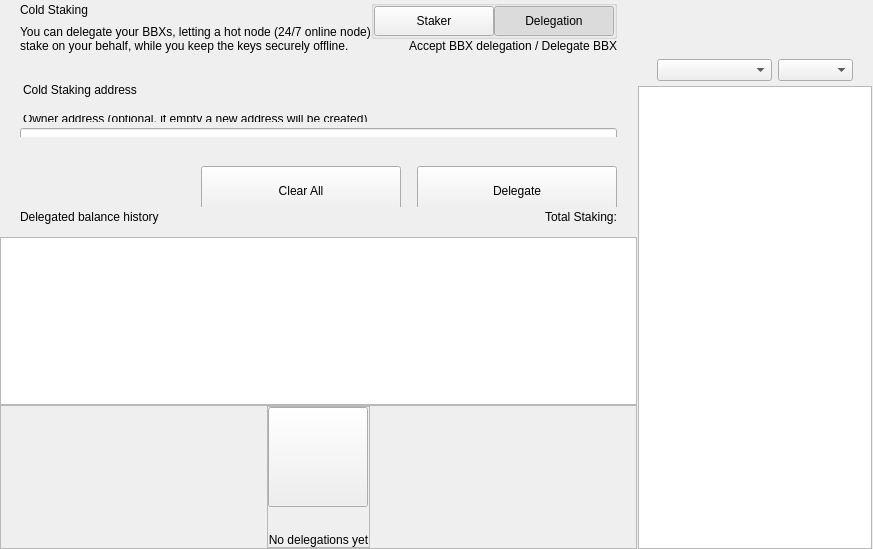
<?xml version="1.0" encoding="UTF-8"?>
<ui version="4.0">
 <class>ColdStakingWidget</class>
 <widget class="QWidget" name="ColdStakingWidget">
  <property name="geometry">
   <rect>
    <x>0</x>
    <y>0</y>
    <width>629</width>
    <height>549</height>
   </rect>
  </property>
  <property name="windowTitle">
   <string>Form</string>
  </property>
  <layout class="QHBoxLayout" name="horizontalLayout_1" stretch="2,1">
   <property name="spacing">
    <number>0</number>
   </property>
   <property name="leftMargin">
    <number>0</number>
   </property>
   <property name="topMargin">
    <number>0</number>
   </property>
   <property name="rightMargin">
    <number>0</number>
   </property>
   <property name="bottomMargin">
    <number>0</number>
   </property>
   <item>
    <widget class="QWidget" name="left" native="true">
     <layout class="QVBoxLayout" name="verticalLayout_3">
      <property name="leftMargin">
       <number>0</number>
      </property>
      <property name="topMargin">
       <number>0</number>
      </property>
      <property name="rightMargin">
       <number>0</number>
      </property>
      <property name="bottomMargin">
       <number>0</number>
      </property>
      <item>
       <layout class="QVBoxLayout" name="verticalLayout_2">
        <property name="spacing">
         <number>0</number>
        </property>
        <item>
         <layout class="QVBoxLayout" name="verticalLayoutTop">
          <property name="spacing">
           <number>0</number>
          </property>
          <property name="leftMargin">
           <number>0</number>
          </property>
          <property name="rightMargin">
           <number>0</number>
          </property>
          <item>
           <widget class="QWidget" name="containerTitle" native="true">
            <property name="sizePolicy">
             <sizepolicy hsizetype="Preferred" vsizetype="Minimum">
              <horstretch>0</horstretch>
              <verstretch>0</verstretch>
             </sizepolicy>
            </property>
            <property name="maximumSize">
             <size>
              <width>16777215</width>
              <height>100</height>
             </size>
            </property>
            <layout class="QHBoxLayout" name="containerTitleLayout">
             <property name="spacing">
              <number>0</number>
             </property>
             <property name="leftMargin">
              <number>20</number>
             </property>
             <property name="topMargin">
              <number>0</number>
             </property>
             <property name="rightMargin">
              <number>20</number>
             </property>
             <property name="bottomMargin">
              <number>0</number>
             </property>
             <item>
              <layout class="QVBoxLayout" name="verticalLayout11">
               <property name="spacing">
                <number>5</number>
               </property>
               <item>
                <widget class="QLabel" name="labelTitle">
                 <property name="text">
                  <string>Cold Staking</string>
                 </property>
                </widget>
               </item>
               <item>
                <widget class="QLabel" name="labelSubtitle1">
                 <property name="maximumSize">
                  <size>
                   <width>16777215</width>
                   <height>16777215</height>
                  </size>
                 </property>
                 <property name="text">
                  <string>You can delegate your BBXs, letting a hot node (24/7 online node)
stake on your behalf, while you keep the keys securely offline.</string>
                 </property>
                </widget>
               </item>
              </layout>
             </item>
             <item>
              <spacer name="horizontalSpacer">
               <property name="orientation">
                <enum>Qt::Horizontal</enum>
               </property>
               <property name="sizeHint" stdset="0">
                <size>
                 <width>40</width>
                 <height>20</height>
                </size>
               </property>
              </spacer>
             </item>
             <item>
              <widget class="QWidget" name="containerViewPrivacyChecks" native="true">
               <layout class="QVBoxLayout" name="containerPrivacyChecks">
                <property name="spacing">
                 <number>0</number>
                </property>
                <property name="leftMargin">
                 <number>0</number>
                </property>
                <property name="topMargin">
                 <number>0</number>
                </property>
                <property name="rightMargin">
                 <number>0</number>
                </property>
                <property name="bottomMargin">
                 <number>0</number>
                </property>
                <item alignment="Qt::AlignHCenter|Qt::AlignVCenter">
                 <widget class="QGroupBox" name="groupBox">
                  <property name="title">
                   <string/>
                  </property>
                  <layout class="QHBoxLayout" name="horizontalLayout_2_1">
                   <property name="spacing">
                    <number>0</number>
                   </property>
                   <property name="leftMargin">
                    <number>0</number>
                   </property>
                   <property name="topMargin">
                    <number>0</number>
                   </property>
                   <property name="rightMargin">
                    <number>0</number>
                   </property>
                   <property name="bottomMargin">
                    <number>0</number>
                   </property>
                   <item>
                    <widget class="QPushButton" name="pushLeft">
                     <property name="minimumSize">
                      <size>
                       <width>120</width>
                       <height>30</height>
                      </size>
                     </property>
                     <property name="maximumSize">
                      <size>
                       <width>120</width>
                       <height>30</height>
                      </size>
                     </property>
                     <property name="focusPolicy">
                      <enum>Qt::NoFocus</enum>
                     </property>
                     <property name="text">
                      <string>Staker</string>
                     </property>
                     <property name="checkable">
                      <bool>true</bool>
                     </property>
                     <property name="autoExclusive">
                      <bool>true</bool>
                     </property>
                    </widget>
                   </item>
                   <item>
                    <widget class="QPushButton" name="pushRight">
                     <property name="minimumSize">
                      <size>
                       <width>120</width>
                       <height>30</height>
                      </size>
                     </property>
                     <property name="maximumSize">
                      <size>
                       <width>120</width>
                       <height>30</height>
                      </size>
                     </property>
                     <property name="focusPolicy">
                      <enum>Qt::NoFocus</enum>
                     </property>
                     <property name="text">
                      <string>Delegation</string>
                     </property>
                     <property name="checkable">
                      <bool>true</bool>
                     </property>
                     <property name="checked">
                      <bool>true</bool>
                     </property>
                     <property name="autoExclusive">
                      <bool>true</bool>
                     </property>
                    </widget>
                   </item>
                  </layout>
                 </widget>
                </item>
                <item alignment="Qt::AlignTop">
                 <widget class="QLabel" name="labelSubtitle2">
                  <property name="text">
                   <string>Accept BBX delegation / Delegate BBX</string>
                  </property>
                  <property name="alignment">
                   <set>Qt::AlignRight|Qt::AlignTrailing|Qt::AlignVCenter</set>
                  </property>
                 </widget>
                </item>
               </layout>
              </widget>
             </item>
            </layout>
           </widget>
          </item>
          <item>
           <spacer name="verticalSpacer_2">
            <property name="orientation">
             <enum>Qt::Vertical</enum>
            </property>
            <property name="sizeType">
             <enum>QSizePolicy::Fixed</enum>
            </property>
            <property name="sizeHint" stdset="0">
             <size>
              <width>20</width>
              <height>30</height>
             </size>
            </property>
           </spacer>
          </item>
          <item>
           <widget class="QWidget" name="containerSend" native="true">
            <property name="minimumSize">
             <size>
              <width>0</width>
              <height>50</height>
             </size>
            </property>
            <layout class="QVBoxLayout" name="containerSendRow">
             <property name="spacing">
              <number>6</number>
             </property>
             <property name="leftMargin">
              <number>0</number>
             </property>
             <property name="topMargin">
              <number>0</number>
             </property>
             <property name="rightMargin">
              <number>0</number>
             </property>
             <property name="bottomMargin">
              <number>0</number>
             </property>
             <item>
              <widget class="QLabel" name="labelEditTitle">
               <property name="maximumSize">
                <size>
                 <width>16777215</width>
                 <height>30</height>
                </size>
               </property>
               <property name="styleSheet">
                <string notr="true">padding-left:20px; padding-bottom:3px;</string>
               </property>
               <property name="text">
                <string>Cold Staking address</string>
               </property>
              </widget>
             </item>
             <item>
              <spacer name="verticalSpacer_6">
               <property name="orientation">
                <enum>Qt::Vertical</enum>
               </property>
               <property name="sizeType">
                <enum>QSizePolicy::Fixed</enum>
               </property>
               <property name="sizeHint" stdset="0">
                <size>
                 <width>20</width>
                 <height>9</height>
                </size>
               </property>
              </spacer>
             </item>
             <item>
              <widget class="QWidget" name="containerOwner" native="true">
               <layout class="QVBoxLayout" name="vContainerOwner">
                <property name="spacing">
                 <number>4</number>
                </property>
                <property name="leftMargin">
                 <number>20</number>
                </property>
                <property name="topMargin">
                 <number>0</number>
                </property>
                <property name="rightMargin">
                 <number>20</number>
                </property>
                <property name="bottomMargin">
                 <number>0</number>
                </property>
                <item>
                 <widget class="QLabel" name="labelSubtitleDescription">
                  <property name="maximumSize">
                   <size>
                    <width>16777215</width>
                    <height>20</height>
                   </size>
                  </property>
                  <property name="styleSheet">
                   <string notr="true">margin-bottom:2px;
                   margin-left:0.05px;
                   padding:0px;</string>
                  </property>
                  <property name="text">
                   <string>Owner address (optional, if empty a new address will be created)</string>
                  </property>
                 </widget>
                </item>
                <item>
                 <widget class="QLineEdit" name="lineEditOwnerAddress">
                  <property name="minimumSize">
                   <size>
                    <width>0</width>
                    <height>50</height>
                   </size>
                  </property>
                  <property name="maximumSize">
                   <size>
                    <width>16777215</width>
                    <height>50</height>
                   </size>
                  </property>
                  <property name="styleSheet">
                   <string notr="true"/>
                  </property>
                  <property name="placeholderText">
                   <string>Enter owner address</string>
                  </property>
                 </widget>
                </item>
               </layout>
              </widget>
             </item>
            </layout>
           </widget>
          </item>
         </layout>
        </item>
        <item>
         <spacer name="verticalSpacer_3">
          <property name="orientation">
           <enum>Qt::Vertical</enum>
          </property>
          <property name="sizeType">
           <enum>QSizePolicy::Minimum</enum>
          </property>
          <property name="sizeHint" stdset="0">
           <size>
            <width>20</width>
            <height>20</height>
           </size>
          </property>
         </spacer>
        </item>
        <item>
         <widget class="QWidget" name="containerBtn" native="true">
          <property name="minimumSize">
           <size>
            <width>0</width>
            <height>50</height>
           </size>
          </property>
          <layout class="QHBoxLayout" name="horizontalLayout">
           <property name="rightMargin">
            <number>20</number>
           </property>
           <item>
            <spacer name="horizontalSpacer_2">
             <property name="orientation">
              <enum>Qt::Horizontal</enum>
             </property>
             <property name="sizeHint" stdset="0">
              <size>
               <width>200</width>
               <height>20</height>
              </size>
             </property>
            </spacer>
           </item>
           <item>
            <layout class="QHBoxLayout" name="horizontalLayout_7">
             <item>
              <spacer name="horizontalSpacer_3">
               <property name="orientation">
                <enum>Qt::Horizontal</enum>
               </property>
               <property name="sizeType">
                <enum>QSizePolicy::Expanding</enum>
               </property>
               <property name="sizeHint" stdset="0">
                <size>
                 <width>40</width>
                 <height>20</height>
                </size>
               </property>
              </spacer>
             </item>
             <item>
              <widget class="QPushButton" name="pushButtonClear">
               <property name="minimumSize">
                <size>
                 <width>200</width>
                 <height>50</height>
                </size>
               </property>
               <property name="focusPolicy">
                <enum>Qt::NoFocus</enum>
               </property>
               <property name="text">
                <string>Clear All</string>
               </property>
              </widget>
             </item>
             <item>
              <spacer name="horizontalSpacer_4">
               <property name="orientation">
                <enum>Qt::Horizontal</enum>
               </property>
               <property name="sizeType">
                <enum>QSizePolicy::Fixed</enum>
               </property>
               <property name="sizeHint" stdset="0">
                <size>
                 <width>10</width>
                 <height>20</height>
                </size>
               </property>
              </spacer>
             </item>
             <item>
              <widget class="QPushButton" name="pushButtonSend">
               <property name="minimumSize">
                <size>
                 <width>200</width>
                 <height>50</height>
                </size>
               </property>
               <property name="maximumSize">
                <size>
                 <width>200</width>
                 <height>50</height>
                </size>
               </property>
               <property name="focusPolicy">
                <enum>Qt::NoFocus</enum>
               </property>
               <property name="text">
                <string>Delegate</string>
               </property>
              </widget>
             </item>
            </layout>
           </item>
          </layout>
         </widget>
        </item>
        <item>
         <widget class="QWidget" name="containerHistoryLabel" native="true">
          <layout class="QHBoxLayout" name="horizontalLayout_4">
           <property name="spacing">
            <number>0</number>
           </property>
           <property name="leftMargin">
            <number>20</number>
           </property>
           <property name="topMargin">
            <number>0</number>
           </property>
           <property name="rightMargin">
            <number>20</number>
           </property>
           <property name="bottomMargin">
            <number>0</number>
           </property>
           <item>
            <widget class="QWidget" name="verticalWidget" native="true">
             <property name="minimumSize">
              <size>
               <width>100</width>
               <height>0</height>
              </size>
             </property>
             <layout class="QVBoxLayout" name="verticalLayout_58">
              <property name="leftMargin">
               <number>0</number>
              </property>
              <property name="topMargin">
               <number>0</number>
              </property>
              <property name="rightMargin">
               <number>0</number>
              </property>
              <property name="bottomMargin">
               <number>0</number>
              </property>
              <item>
               <widget class="QLabel" name="labelListHistory">
                <property name="text">
                 <string>Delegated balance history</string>
                </property>
               </widget>
              </item>
             </layout>
            </widget>
           </item>
           <item>
            <spacer name="horizontalSpacer_5">
             <property name="orientation">
              <enum>Qt::Horizontal</enum>
             </property>
             <property name="sizeHint" stdset="0">
              <size>
               <width>40</width>
               <height>20</height>
              </size>
             </property>
            </spacer>
           </item>
           <item>
            <widget class="QLabel" name="labelStakingTotal">
             <property name="text">
              <string>Total Staking:</string>
             </property>
            </widget>
           </item>
          </layout>
         </widget>
        </item>
        <item>
         <layout class="QVBoxLayout" name="verticalLayout_64">
          <property name="spacing">
           <number>0</number>
          </property>
          <item>
           <spacer name="verticalSpacer_44">
            <property name="orientation">
             <enum>Qt::Vertical</enum>
            </property>
            <property name="sizeType">
             <enum>QSizePolicy::Fixed</enum>
            </property>
            <property name="sizeHint" stdset="0">
             <size>
              <width>20</width>
              <height>10</height>
             </size>
            </property>
           </spacer>
          </item>
          <item>
           <widget class="QListView" name="listView">
            <property name="enabled">
             <bool>true</bool>
            </property>
            <property name="mouseTracking">
             <bool>true</bool>
            </property>
           </widget>
          </item>
          <item>
           <widget class="QFrame" name="emptyContainer">
            <property name="minimumSize">
             <size>
              <width>0</width>
              <height>100</height>
             </size>
            </property>
            <property name="frameShape">
             <enum>QFrame::StyledPanel</enum>
            </property>
            <property name="frameShadow">
             <enum>QFrame::Raised</enum>
            </property>
            <layout class="QVBoxLayout" name="verticalLayout_71" stretch="1,8">
             <property name="spacing">
              <number>0</number>
             </property>
             <property name="leftMargin">
              <number>0</number>
             </property>
             <property name="topMargin">
              <number>0</number>
             </property>
             <property name="rightMargin">
              <number>0</number>
             </property>
             <property name="bottomMargin">
              <number>0</number>
             </property>
             <item>
              <spacer name="verticalSpacer">
               <property name="orientation">
                <enum>Qt::Vertical</enum>
               </property>
               <property name="sizeHint" stdset="0">
                <size>
                 <width>20</width>
                 <height>20</height>
                </size>
               </property>
              </spacer>
             </item>
             <item alignment="Qt::AlignHCenter|Qt::AlignVCenter">
              <widget class="QFrame" name="emptyScreen">
               <property name="sizePolicy">
                <sizepolicy hsizetype="Expanding" vsizetype="Expanding">
                 <horstretch>0</horstretch>
                 <verstretch>0</verstretch>
                </sizepolicy>
               </property>
               <property name="frameShape">
                <enum>QFrame::StyledPanel</enum>
               </property>
               <property name="frameShadow">
                <enum>QFrame::Raised</enum>
               </property>
               <layout class="QVBoxLayout" name="verticalLayout">
                <property name="spacing">
                 <number>30</number>
                </property>
                <property name="leftMargin">
                 <number>0</number>
                </property>
                <property name="topMargin">
                 <number>0</number>
                </property>
                <property name="rightMargin">
                 <number>0</number>
                </property>
                <property name="bottomMargin">
                 <number>0</number>
                </property>
                <item alignment="Qt::AlignHCenter|Qt::AlignVCenter">
                 <widget class="QPushButton" name="pushImgEmpty">
                  <property name="minimumSize">
                   <size>
                    <width>100</width>
                    <height>100</height>
                   </size>
                  </property>
                  <property name="maximumSize">
                   <size>
                    <width>100</width>
                    <height>100</height>
                   </size>
                  </property>
                  <property name="focusPolicy">
                   <enum>Qt::NoFocus</enum>
                  </property>
                  <property name="text">
                   <string/>
                  </property>
                  <property name="iconSize">
                   <size>
                    <width>100</width>
                    <height>100</height>
                   </size>
                  </property>
                 </widget>
                </item>
                <item alignment="Qt::AlignHCenter|Qt::AlignVCenter">
                 <widget class="QLabel" name="labelEmpty">
                  <property name="styleSheet">
                   <string notr="true"/>
                  </property>
                  <property name="text">
                   <string>No delegations yet</string>
                  </property>
                  <property name="alignment">
                   <set>Qt::AlignCenter</set>
                  </property>
                 </widget>
                </item>
               </layout>
              </widget>
             </item>
            </layout>
           </widget>
          </item>
         </layout>
        </item>
       </layout>
      </item>
     </layout>
    </widget>
   </item>
   <item>
    <widget class="QWidget" name="right" native="true">
     <layout class="QVBoxLayout" name="rightContainer">
      <property name="spacing">
       <number>0</number>
      </property>
      <property name="leftMargin">
       <number>1</number>
      </property>
      <property name="topMargin">
       <number>0</number>
      </property>
      <property name="rightMargin">
       <number>1</number>
      </property>
      <property name="bottomMargin">
       <number>0</number>
      </property>
      <item>
       <widget class="QWidget" name="containerRightButtons" native="true">
        <property name="minimumSize">
         <size>
          <width>0</width>
          <height>50</height>
         </size>
        </property>
        <layout class="QVBoxLayout" name="verticalLayout_4">
         <property name="leftMargin">
          <number>19</number>
         </property>
         <property name="topMargin">
          <number>0</number>
         </property>
         <property name="rightMargin">
          <number>19</number>
         </property>
         <property name="bottomMargin">
          <number>0</number>
         </property>
         <item>
          <widget class="OptionButton" name="btnCoinControl" native="true">
           <property name="minimumSize">
            <size>
             <width>0</width>
             <height>0</height>
            </size>
           </property>
          </widget>
         </item>
         <item>
          <widget class="OptionButton" name="btnColdStaking" native="true"/>
         </item>
         <item>
          <widget class="OptionButton" name="btnMyStakingAddresses" native="true">
           <property name="sizePolicy">
            <sizepolicy hsizetype="Preferred" vsizetype="Minimum">
             <horstretch>0</horstretch>
             <verstretch>0</verstretch>
            </sizepolicy>
           </property>
          </widget>
         </item>
        </layout>
       </widget>
      </item>
      <item>
       <widget class="QWidget" name="sortWidget" native="true">
        <layout class="QHBoxLayout" name="horizontalLayout_6">
         <property name="leftMargin">
          <number>19</number>
         </property>
         <property name="rightMargin">
          <number>19</number>
         </property>
         <property name="bottomMargin">
          <number>5</number>
         </property>
         <item>
          <spacer name="horizontalSpacer_6">
           <property name="orientation">
            <enum>Qt::Horizontal</enum>
           </property>
           <property name="sizeHint" stdset="0">
            <size>
             <width>40</width>
             <height>20</height>
            </size>
           </property>
          </spacer>
         </item>
         <item>
          <widget class="QComboBox" name="comboBoxSort">
           <property name="sizePolicy">
            <sizepolicy hsizetype="Preferred" vsizetype="Fixed">
             <horstretch>0</horstretch>
             <verstretch>0</verstretch>
            </sizepolicy>
           </property>
           <property name="minimumSize">
            <size>
             <width>115</width>
             <height>0</height>
            </size>
           </property>
          </widget>
         </item>
         <item>
          <widget class="QComboBox" name="comboBoxSortOrder">
           <property name="sizePolicy">
            <sizepolicy hsizetype="Preferred" vsizetype="Fixed">
             <horstretch>0</horstretch>
             <verstretch>0</verstretch>
            </sizepolicy>
           </property>
           <property name="minimumSize">
            <size>
             <width>75</width>
             <height>0</height>
            </size>
           </property>
          </widget>
         </item>
        </layout>
       </widget>
      </item>
      <item>
       <widget class="QListView" name="listViewStakingAddress">
        <property name="enabled">
         <bool>true</bool>
        </property>
        <property name="mouseTracking">
         <bool>true</bool>
        </property>
       </widget>
      </item>
     </layout>
    </widget>
   </item>
  </layout>
 </widget>
 <customwidgets>
  <customwidget>
   <class>OptionButton</class>
   <extends>QWidget</extends>
   <header>qt/ballotbox/optionbutton.h</header>
   <container>1</container>
  </customwidget>
 </customwidgets>
 <resources/>
 <connections/>
</ui>
